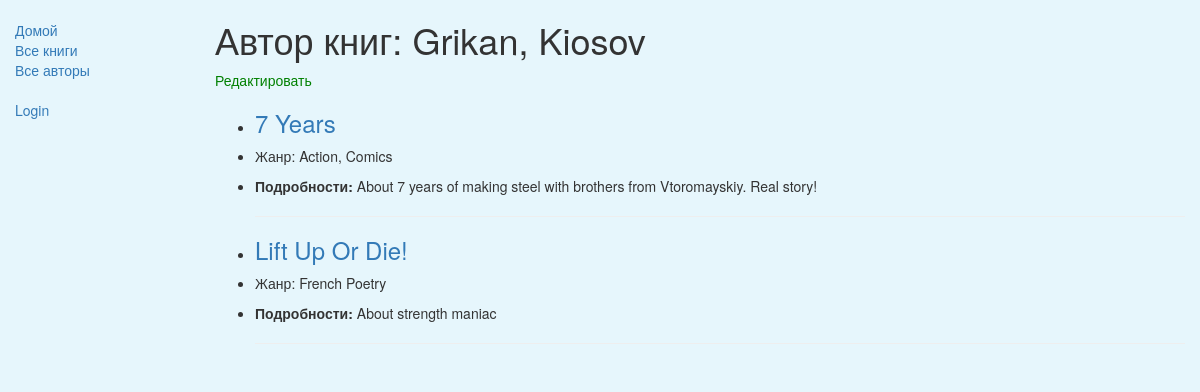
/catalog/author/2, run on the app's committed database.
### catalog/models.py (models this page shows, shortened)
class Author(models.Model):
    first_name = models.CharField(max_length=100)
    last_name = models.CharField(max_length=100)
    date_of_birth = models.DateField(null=True, blank=True)
    date_of_death = models.DateField('Died', null=True, blank=True)
    class Meta:
        ordering = ['-id']

class Book(models.Model):
    title = models.CharField(max_length=200)
    author = models.ForeignKey('Author', on_delete=models.SET_NULL, null=True)
    summary = models.TextField(max_length=1000, help_text="Enter a brief description of the book")
    isbn = models.CharField('ISBN',max_length=13, help_text='13 Character <a href="https://www.isbn-international.org/content/what-isbn">ISBN number</a>')
    genre = models.ManyToManyField(Genre, help_text="Select a genre for this book")
    class Meta:
        ordering = ['-id']
    def display_genre(self):
        """
        Creates a string for the Genre. This is required to display genre in Admin.
        """
        return ', '.join([ genre.name for genre in self.genre.all()[:3] ])
    display_genre.short_description = 'Genre'
    def __str__(self):
        return self.title
    def get_absolute_url(self):
        return reverse('book-detail', args=[str(self.id)])

class Genre(models.Model):
    name = models.CharField(max_length=200, help_text="Enter a book genre (e.g. Science Fiction, French Poetry etc.)")
    def __str__(self):
        return self.name

### catalog/views.py (the view)
# urls.py: path('author/<int:pk>', views.AuthorDetailView.as_view(), name='author-detail'),
class AuthorDetailView(generic.DetailView):
    model = Author

### catalog/templates/catalog/author_detail.html (shortened to what this page needs)
{% extends "catalog/base_generic.html" %}
{% block content %}
    <h1>Автор книг: {{ author.first_name }}, {{ author.last_name }}</h1>
    <a href="{% url 'author_update' author.pk %}" class="adm">Редактировать</a>
    {% for book in author.book_set.all %}
    <ul>
        <li><h3><a href="{{ book.get_absolute_url }}">{{ book }}</a></h3></li>
        <li><p>Жанр: {% for genre in book.genre.all %} {{ genre }}{% if not forloop.last %}, {% endif %}{% endfor %}</p></li>
        <li><p><strong>Подробности:</strong> {{ book.summary }}</p></li>
        <hr>
    </ul>
    {% endfor %}
{% endblock %}

### catalog/static/css/styles.css (style rules this page uses)
body { background-color: rgba(228, 246, 252, 0.897); }
.adm, .adm > a, .adm > p, .adm > li > a { color: green; }

### data on the page
Author: first_name "Grikan", last_name "Kiosov"
Book: title "7 Years", summary "About 7 years of making steel with brothers from Vtoromayskiy. Real story!"
Genre: name "Action"
Genre: name "Comics"
Book: title "Lift Up Or Die!", summary "About strength maniac"
Genre: name "French Poetry"
